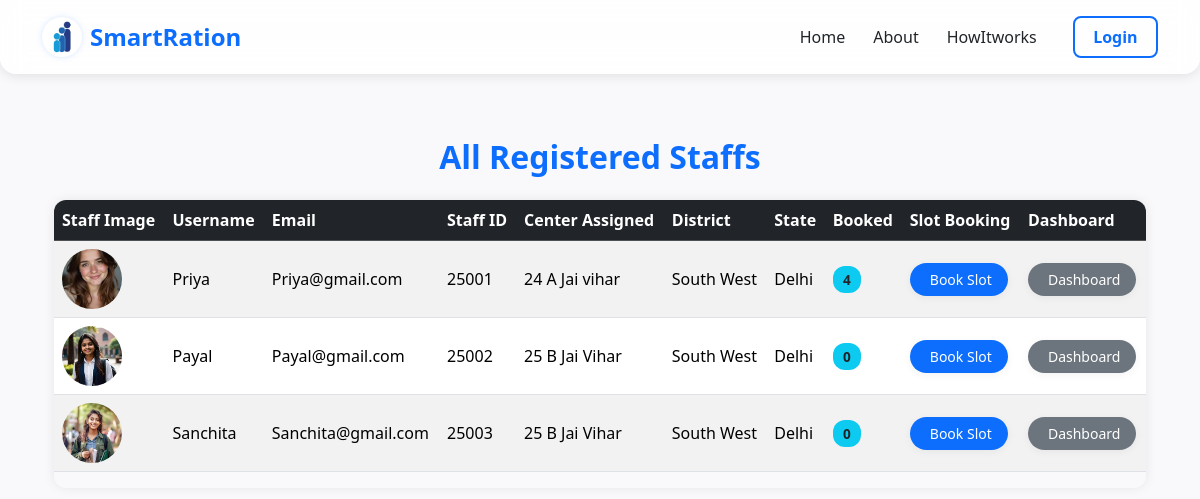
/allStaffList/, run on an earlier commit of the app's database.
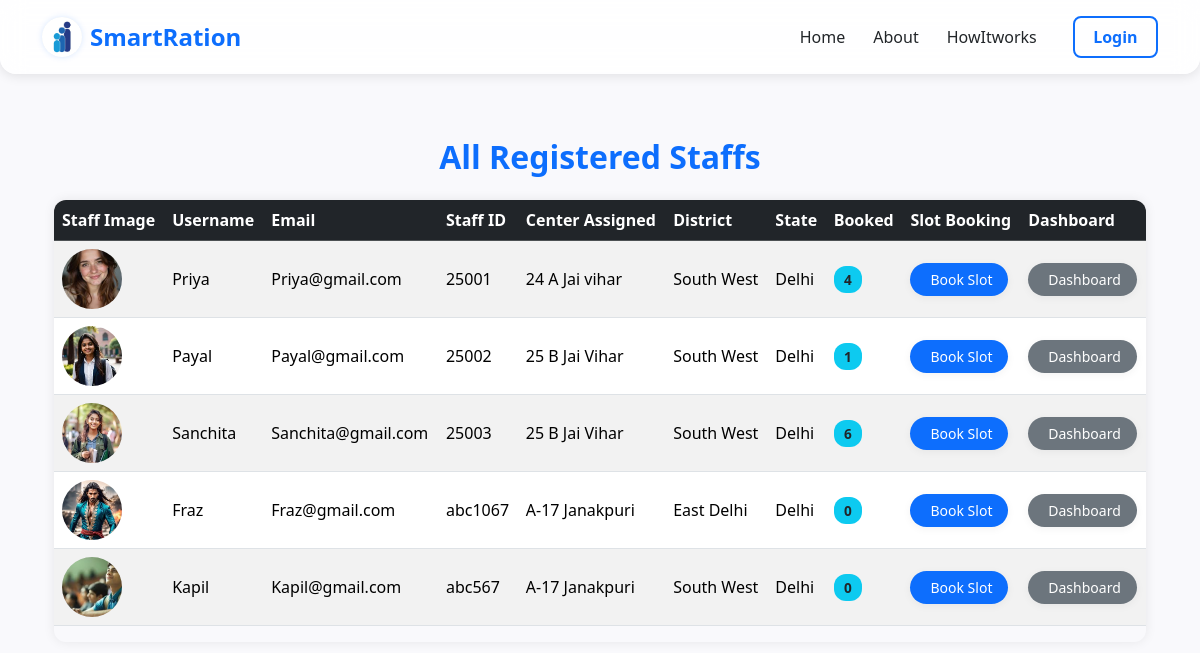
And on a later commit of the database.
### Customer/models.py (models this page shows, shortened)
class StaffProfile(models.Model):
    user = models.OneToOneField(CustomUser, on_delete=models.CASCADE)
    staff_id = models.CharField(max_length=20, unique=True)
    center_assigned = models.CharField(max_length=100)
    district = models.CharField(max_length=100)
    state = models.CharField(max_length=100)
    image = models.ImageField(upload_to=upload_to_staff, blank=True, null=True)
    noOfTokenBooked=models.IntegerField(default=0)
    tokenUsed=models.BooleanField(default=False)

class CustomUser(AbstractUser):
    ROLE_CHOICES = (
        ('customer', 'Customer'),
        ('staff', 'Staff'),
    )
    role = models.CharField(max_length=10, choices=ROLE_CHOICES)

### Customer/views.py (the view)
# urls.py: path('allStaffList/',views.allStaffView,name="allStaffList"),
def allStaffView(request):
    staffs=StaffProfile.objects.select_related('user')
    return render(request,'Customer/allStaffList.html',locals())

### Customer/templates/Customer/allStaffList.html (shortened to what this page needs)
{% extends 'Customer/base.html' %}
{% block main-content %}
<div class="container my-5">
  <h2 class="mb-4 text-center">All Registered Staffs</h2>
  <div class="table-responsive table-container">
    <table class="table table-striped table-hover align-middle">
      <thead class="table-dark">
        <tr>
          <th scope="col">Staff Image</th>
          <th scope="col">Username</th>
          <th scope="col">Email</th>
          <th scope="col">Staff ID</th>
          <th scope="col">Center Assigned</th>
          <th scope="col">District</th>
          <th scope="col">State</th>
          <th scope="col">Booked</th>
          <th scope="col">Slot Booking</th>
          <th scope="col">Dashboard</th>
        </tr>
      </thead>
      <tbody>
        {% for Staff in staffs %}
        <tr class="staff-row">
          <td>
            {% if Staff.image %}
              <img src="{{ Staff.image.url }}" alt="Staff Image" class="rounded-circle" width="60" height="60">
            {% else %}
              <span class="text-muted">N/A</span>
            {% endif %}
          </td>
          <td>{{ Staff.user.username }}</td>
          <td>{{ Staff.user.email }}</td>
          <td>{{ Staff.staff_id }}</td>
          <td>{{ Staff.center_assigned }}</td>
          <td>{{ Staff.district }}</td>
          <td>{{ Staff.state }}</td>
          <td><span class="badge bg-info text-dark">{{ Staff.noOfTokenBooked }}</span></td>
          <td>
            <a href="{% url 'book_token' Staff.user.id %}" class="btn btn-custom btn-book btn-sm">
               Book Slot
            </a>
          </td>
          <td>
            <a href="{% url 'showStaffDashboard' Staff.user.id %}" class="btn btn-custom btn-dashboard btn-sm">
               Dashboard
            </a>
          </td>
        </tr>
        {% endfor %}
      </tbody>
    </table>
  </div>
</div>
{% endblock main-content %}

### Customer/templates/Customer/base.html (shortened to what this page needs)
{% load static %}
<!DOCTYPE html>
<html lang="en">
<head>
  <link href="https://cdn.jsdelivr.net/npm/bootstrap@5.3.3/dist/css/bootstrap.min.css" rel="stylesheet" />
  <link rel="stylesheet" href="{% static 'Customer/css/style.css' %}" />
</head>
<body>
  <nav class="navbar navbar-expand-lg fixed-top" aria-label="Primary navigation">
    <div class="container">
      <a class="navbar-brand" href="{% url 'home' %}">
        <img src="{% static 'Customer/images/logos/main.png' %}" alt="CrowdManage Logo" />
        SmartRation
      </a>
      <div class="collapse navbar-collapse" id="navbarNav">
        <ul class="navbar-nav ms-auto">
          <li class="nav-item">
            <a class="nav-link {% if request.path == '/' %}active{% endif %}" href="{% url 'home' %}">Home</a>
          </li>
          <li class="nav-item">
            <a class="nav-link {% if request.path == '/' %}active{% endif %}" href="{% url 'about' %}">About</a>
          </li>
          <li class="nav-item">
            <a class="nav-link {% if request.path == '/' %}active{% endif %}" href="{% url 'howitworks' %}">HowItworks</a>
          </li>
          <li class="nav-item d-flex align-items-center ms-3">
            {% if request.user.is_authenticated %}
              <a class="btn btn-outline-primary" href="{% url 'logout' %}">Logout</a>
            {% else %}
              <a class="btn btn-outline-primary" href="{% url 'login' %}">Login</a>
            {% endif %}
          </li>
        </ul>
      </div>
    </div>
  </nav>
  <main class="content-wrapper container">
    {% block main-content %}
    {% endblock %}
  </main>
</body>
</html>

### Customer/templates/Customer/base.html (style rules this page uses)
body { font-family: 'Segoe UI', Tahoma, Geneva, Verdana, sans-serif; background: #f9f9fc; margin: 0; padding: 0; -webkit-font-smoothing: antialiased; -moz-osx-font-smoothing: grayscale; }
.navbar { background: rgba(255, 255, 255, 0.85); backdrop-filter: blur(12px); border-radius: 0 0 16px 16px; box-shadow: 0 2px 12px rgba(0, 0, 0, 0.1); padding: 0.75rem 0; transition: background-color 0.3s ease, box-shadow 0.3s ease; z-index: 1030; }
.fixed-top { top: 0; }
.navbar-brand { font-size: 1.5rem; font-weight: 700; color: #0d6efd !important; display: flex; align-items: center; gap: 0.5rem; user-select: none; }
.navbar-brand img { border-radius: 50%; background-color: #e9ecef; width: 40px; height: 40px; object-fit: cover; box-shadow: 0 0 6px rgba(13, 110, 253, 0.15); transition: box-shadow 0.3s ease; }
.navbar-collapse { justify-content: flex-end; }
.navbar-nav { gap: 0.75rem; align-items: center; display: flex; flex-wrap: nowrap; }
.nav-link { font-weight: 500; padding: 8px 14px; border-radius: 8px; color: #212529; transition: transform 0.2s ease, color 0.2s ease, background-color 0.2s ease, box-shadow 0.2s ease; user-select: none; }
.navbar .btn { font-weight: 600; border-radius: 8px; padding: 0.45rem 1.15rem; transition: transform 0.2s ease, box-shadow 0.2s ease, background-color 0.2s ease; user-select: none; }
.navbar .btn-outline-primary { border-width: 2px; }
.content-wrapper { padding-top: 90px; padding-bottom: 40px; min-height: calc(100vh - 90px); }

### Customer/templates/Customer/allStaffList.html (style rules this page uses)
.staff-row { transition: transform 0.2s ease, box-shadow 0.2s ease; cursor: pointer; }
.rounded-circle { object-fit: cover; }
.table-container { box-shadow: 0 0 12px rgba(0, 0, 0, 0.08); border-radius: 12px; overflow: hidden; }
h2 { font-weight: bold; color: #0d6efd; }
.btn-custom { border-radius: 50px; padding: 6px 16px; font-weight: 500; transition: all 0.2s ease-in-out; box-shadow: 0 2px 8px rgba(0, 0, 0, 0.05); display: inline-flex; align-items: center; }
.btn-book { background-color: #0d6efd; color: white; border: none; }
.btn-dashboard { background-color: #6c757d; color: white; border: none; }
.badge { border-radius: 12px; font-size: 0.85rem; padding: 0.5em 0.75em; }

What changed in the data, as far as the page shows it:
changed StaffProfile "Payal": noOfTokenBooked "0" → "1"
changed StaffProfile "Sanchita": noOfTokenBooked "0" → "6"
added StaffProfile: image (picture), user.username "Fraz", user.email "Fraz@gmail.com", staff_id "abc1067", center_assigned "A-17 Janakpuri", district "East Delhi", state "Delhi", noOfTokenBooked "0"
added StaffProfile: image (picture), user.username "Kapil", user.email "Kapil@gmail.com", staff_id "abc567", center_assigned "A-17 Janakpuri", district "South West", state "Delhi", noOfTokenBooked "0"
